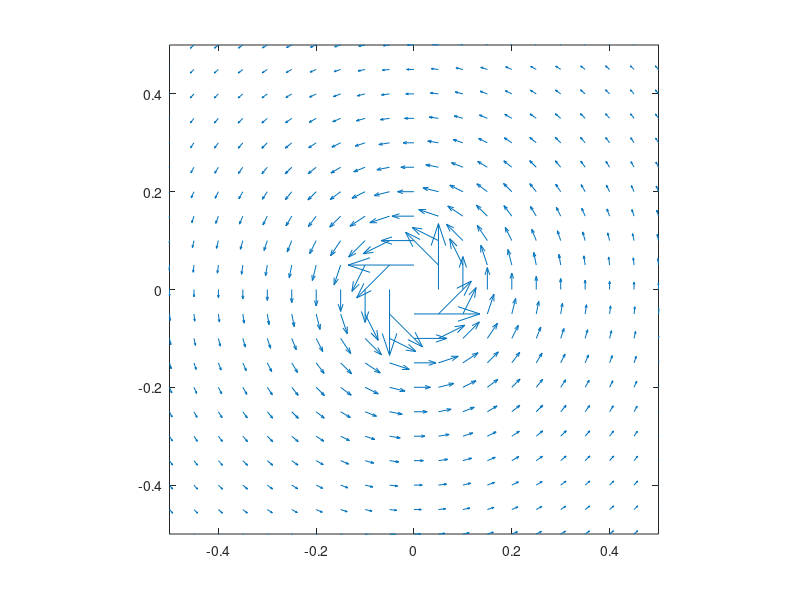

Reproduce this figure in MATLAB.
x=-0.5:0.05:0.5;y=x;I=100;
mu0=4*pi*1e-7;C0=mu0/(4*pi);
[X,Y]=meshgrid(x,y);
Bx=-2.*C0.*I.*Y./(X.^2+Y.^2).^(3./2)./(1./(X.^2+Y.^2)).^(1./2);
By=2.*C0.*I.*X./(X.^2+Y.^2).^(3./2)./(1./(X.^2+Y.^2)).^(1./2);
B=(4.*C0.^2.*I.^2.*Y.^2./(X.^2+Y.^2).^2+4.*C0.^2.*I.^2.*X.^2./(X.^2+Y.^2).^2).^(1./2);
%subplot(1,2,1);
quiver(X,Y,Bx,By,2);
axis([-0.5,0.5,-0.5,0.5]);
axis square;
%subplot(1,2,2);
%mesh(X,Y,B);